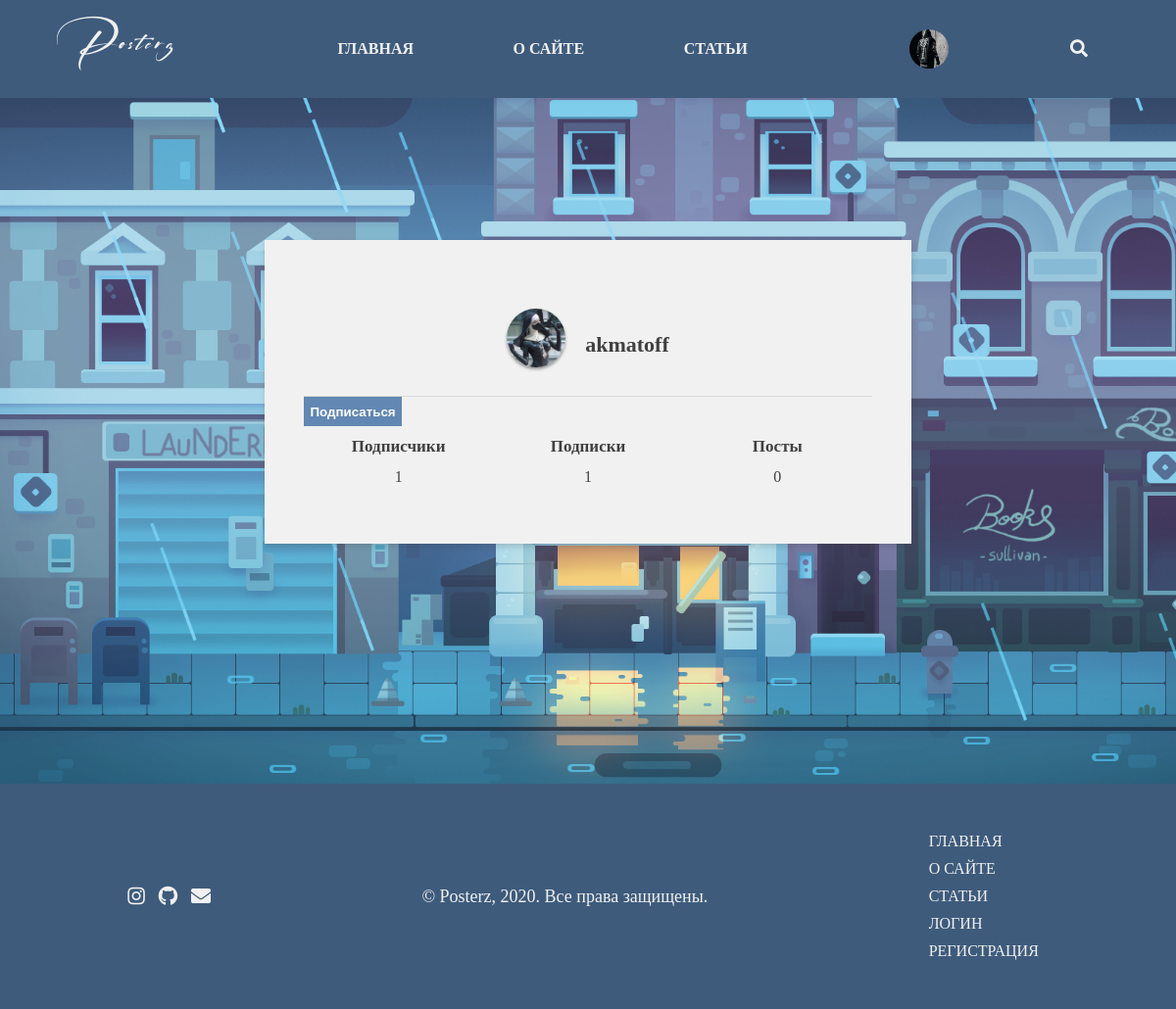
Page /akmatoff (signed in) on the committed database.
### tables this page shows
CREATE TABLE users (id INTEGER PRIMARY KEY AUTOINCREMENT, first_name VARCHAR (60), last_name VARCHAR (80), username VARCHAR (60) UNIQUE, email VARCHAR (60), password VARCHAR (40), reg_date DATETIME DEFAULT (CURRENT_TIMESTAMP), profile_pic BLOP, active);

### app.py (the view, shortened to what this page needs)
@app.route('/<username>', methods=['GET', 'POST'])
def user(username):
  con = sqlite3.connect('posterz.db')
  con.row_factory = sqlite3.Row
  cur = con.cursor()
  cur.execute("SELECT COUNT(*) FROM users WHERE username = ?", [username])
  count = cur.fetchone()[0]
  if count > 0:
    cur.execute("SELECT * FROM users WHERE username = ?", [username])
    user = cur.fetchone()
    cur.execute('SELECT COUNT(*) FROM articles WHERE author = ?', [user['username']])
    posts = cur.fetchone()[0]
    cur.execute("SELECT COUNT(*) FROM followers WHERE user_id = ?", [user['id']])
    followers = cur.fetchone()[0]
    cur.execute("SELECT COUNT(follower_id) FROM followers WHERE follower_id = ?", [user['id']])
    following = cur.fetchone()[0]
    sub = '0'
    if followers > 0:
      cur.execute("SELECT follower_id FROM followers WHERE user_id = ?", [user['id']])
      followers_id = cur.fetchall()[0]
      cur.execute("SELECT id FROM users WHERE username = ?", [session['username']])
      f_id = cur.fetchone()[0]
      if f_id in followers_id:
        sub = '1'
      else:
        sub = '0'
    else:
      sub = '0'
  else:
    flash('Пользователь не существует!')
    return render_template('user.html')
  return render_template('user.html', user=user, posts=posts, followers=followers, sub=sub, following=following)

### templates/user.html (shortened to what this page needs)
{% extends 'layout.html' %}
{% block content %}
    <div id="container">
    <div id="single-article-container">
        {% if user %}
            <div id="profile-dropdown-info">
                <img src="{{url_for('static', filename='profile_pics/')}}/{{user.profile_pic}}">
                <div>
                <h1 id="profile-info-header">{{user.username}}</h1>
                </div>
            </div>
            <form id="subscribe-form" method="POST">
                <button type="button" id="subscribe-button"></button>
            </form>
            <div id="user-info-container">
                <div id="user-info">
                    <h1>Подписчики</h1>
                    {{followers}}
                </div>
                <div id="user-info">
                    <h1>Подписки</h1>
                    {{following}}
                </div>
                <div id="user-info">
                    <h1>Посты</h1>
                    {{posts}}
                </div>
            </div>
        {% endif %}
    </div>
    </div>
{% endblock %}

### static/css/style.css (style rules this page uses)
* { box-sizing: border-box; scroll-behavior: smooth; }
body { margin: 0; padding: 0; font-family: San Francisco; display: flex; align-items: center; justify-items: center; flex-direction: column; background-color: #e6e6e6; color: #404040; }
#profile-dropdown-info { display: flex; align-items: center; justify-content: center; padding: 20px; height: 120px; border-bottom: #d9d9d9 solid 1px; }
#profile-dropdown-info img { width: 60px; height: 60px; border-radius: 120px; box-shadow: 0px 2px 3px rgba(60, 60, 60, 0.5); }
#profile-info-header { font-weight: bold; font-size: 22px; margin-bottom: 0; margin-left: 20px; }
#container { display: flex; width: 100%; min-height: 100vh; justify-content: center; align-self: center; align-items: center; flex-direction: column; padding: 130px 0; background-image: url('../img/bg2.jpg'); background-size: cover; }
#single-article-container { background-color: #f1f1f1; box-shadow: 1px 3px 6px rgba(60, 60, 60, 0.2); width: 55%; padding: 40px; display: flex; flex-direction: column; }
#user-info-container { width: 100%; min-height: 80px; display: flex; flex-wrap: wrap; justify-content: space-around; margin: 0 auto; }
#user-info { width: 150px; height: 80px; text-align: center; }
#user-info h1 { font-size: 17px; }
#subscribe-form { width: 100%; display: flex; }
#subscribe-button { width: 100px; height: 30px; border: none; background-color: #6287b2; text-align: center; padding: 5px; color: white; font-weight: bold; transition: linear 0.2s; }

### rows in the picture
users: profile_pic (picture), username "akmatoff"

### other values in the picture
{{ followers }} "1"
{{ following }} "1"
{{ posts }} "0"
